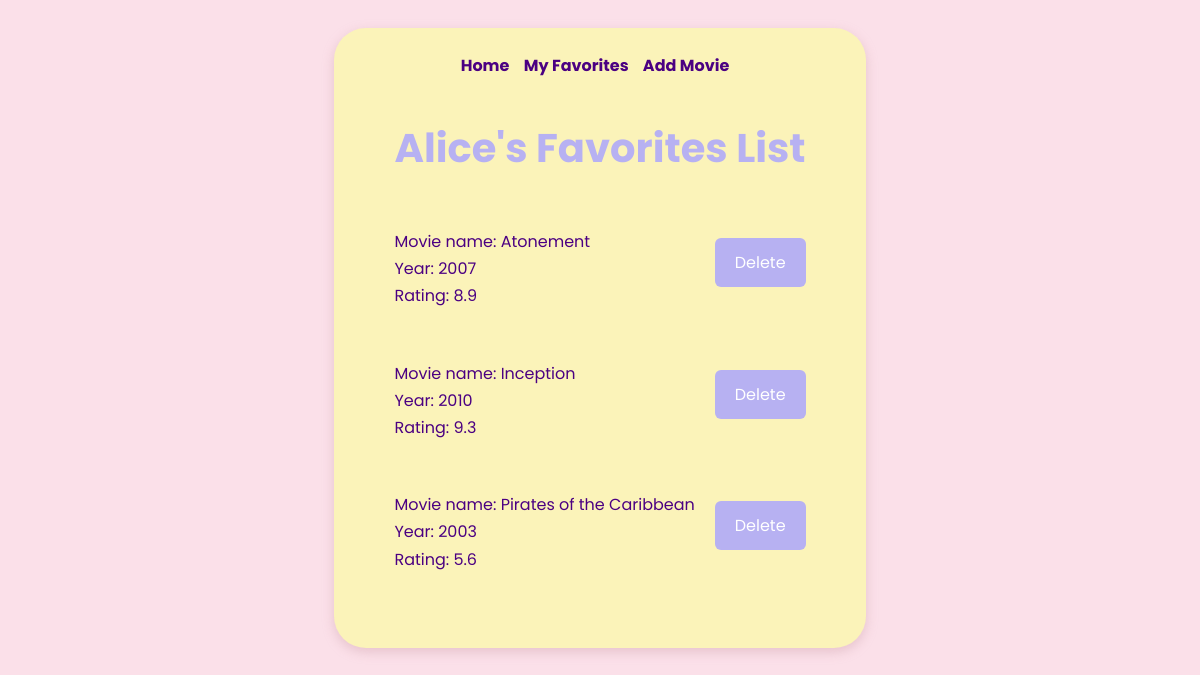
Before: /users/1 with the older database file.
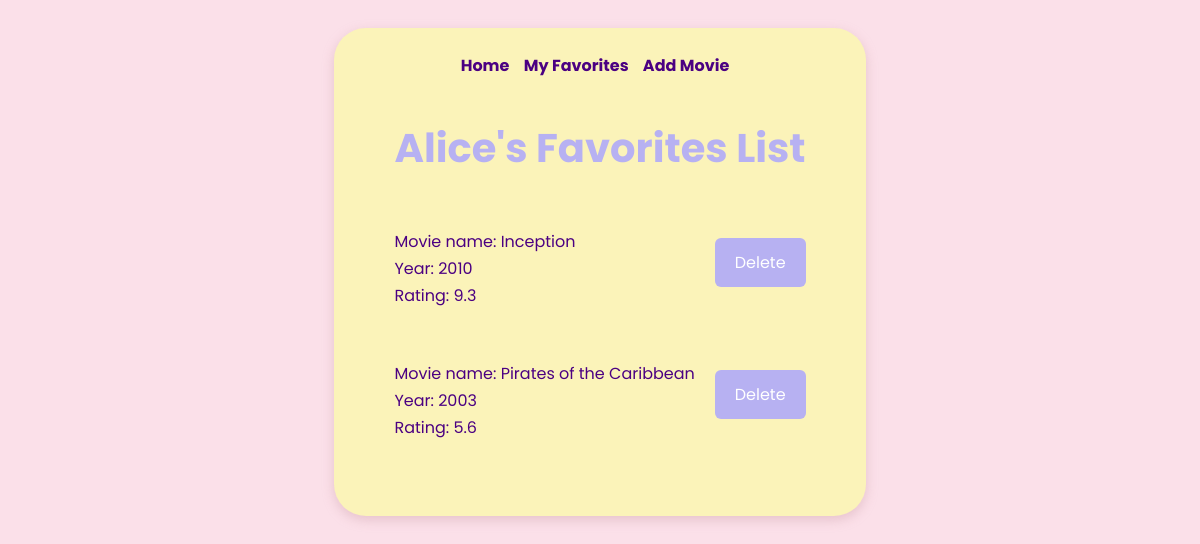
After: the same page with the newer database file.
### datamanager/data_models.py (models this page shows, shortened)
class Movie(db.Model):
    __tablename__ = "movies"
    id = Column(Integer, primary_key=True, autoincrement=True)
    name = Column(String)
    director = Column(String)
    year = Column(Integer)
    rating = Column(Float)

### app.py (the view)
@app.route('/users/<user_id>')
def list_user_movies(user_id):
    user = data_models.User.query.get(user_id)
    user_movies = data_manager.get_user_movies(user_id)
    return render_template('user_movies.html', user_movies=user_movies, user=user)

### datamanager/data_models.py (called while the page is built)
    def __str__(self):
        return f"Name: {self.name}, id: {self.id}, birthday: {self.birthday}"

### datamanager/sqlite_data_manager.py (called while the page is built)
    def get_user_movies(self, user_id):
        user_movie_instances = self.models.UserMovie.query.filter_by(user_id=user_id).all()
        movie_ids = [instance.movie_id for instance in user_movie_instances]
        all_movies = self.models.Movie.query.all()
        user_movies = [movie for movie in all_movies if movie.id in movie_ids]
        return user_movies

### templates/user_movies.html (shortened to what this page needs)
<!DOCTYPE html>
<html lang="en">
<head>
    <link rel="stylesheet" href="/static/styles.css">
</head>
<body>
<main>
    <nav>
        <a class="nav_element" href="/">Home</a>
        <a class="nav_element" href="/users/{{ user.id }}">My Favorites</a>
        <a class="nav_element" href="/users/{{ user.id }}/add_movie">Add Movie</a>
    </nav>
    <h1>{{ user.name }}'s Favorites List</h1>
    <div>
        <ul>
            {% for movie in user_movies %}
            <li>
                <div>
                    Movie name: {{ movie.name }} <br>
                    Year: {{ movie.year }} <br>
                    Rating: {{ movie.rating }} <br>
                </div>
                <div>
                    <form method="POST"
                          action="{{ url_for('delete_movie_from_favs', user_id=user.id, movie_id=movie.id) }}">
                        <button type="submit">Delete</button>
                    </form>
                </div>
            </li>
            {% endfor %}
        </ul>
    </div>
</main>
</body>
</html>

Changed rows visible on the page:
removed Movie: name "Atonement", year "2007", rating "8.9"
